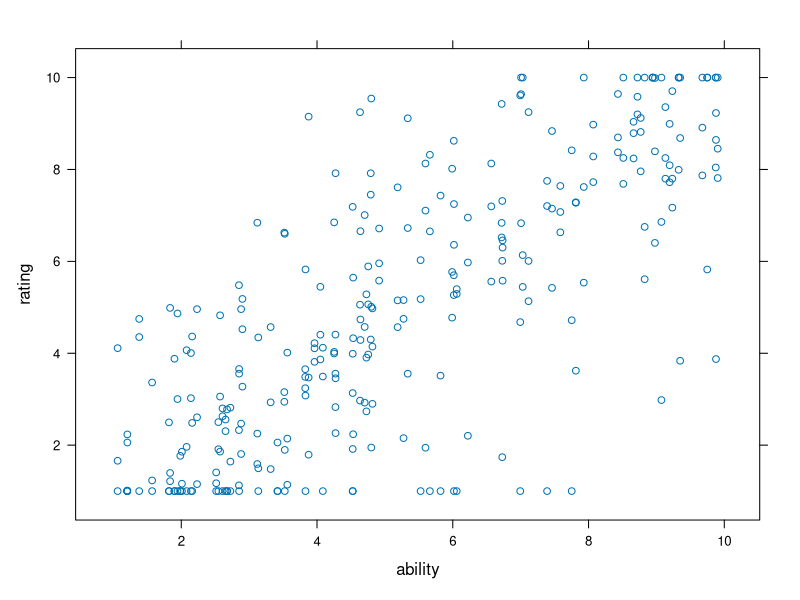
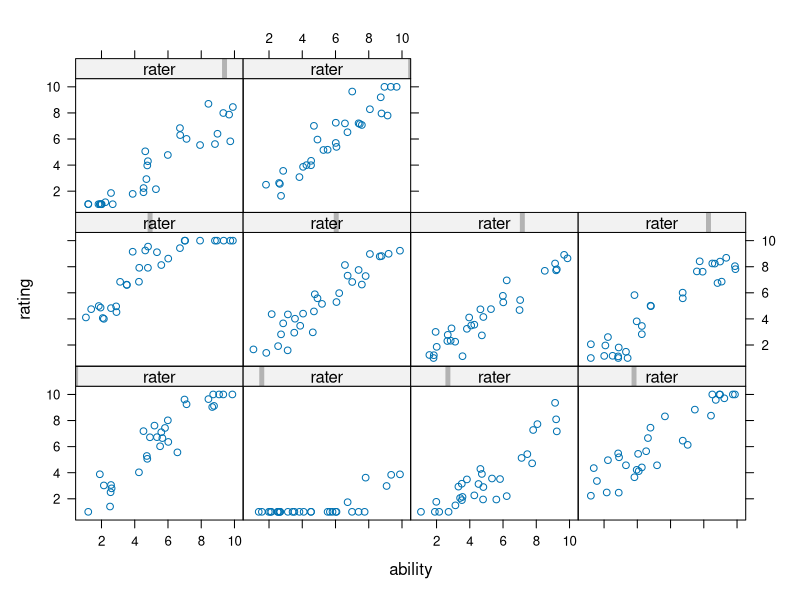
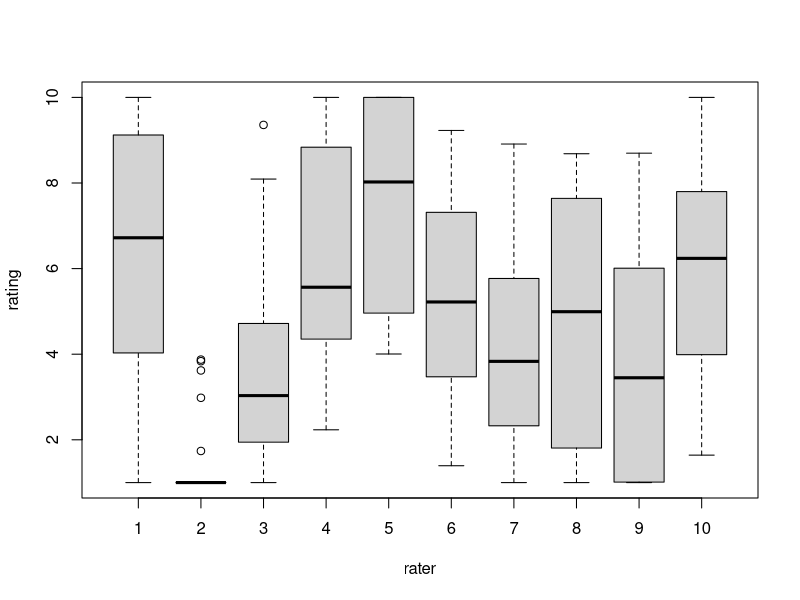
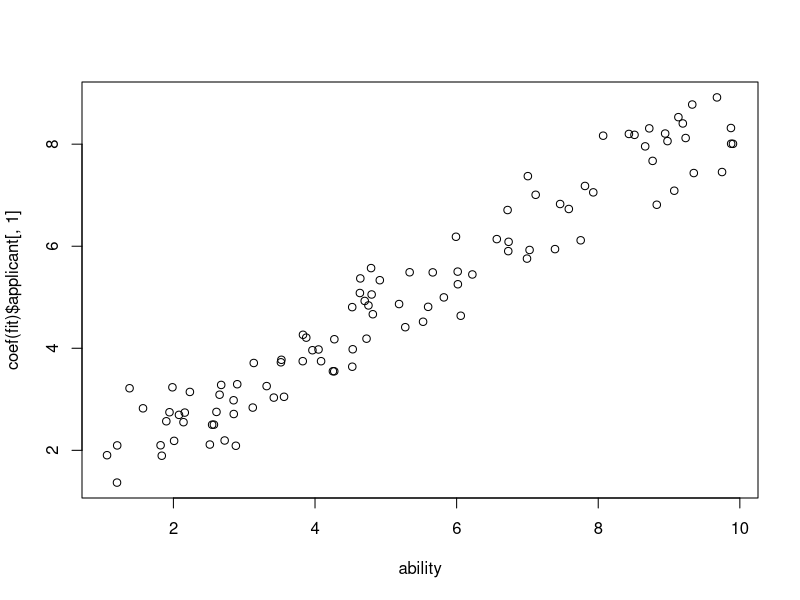
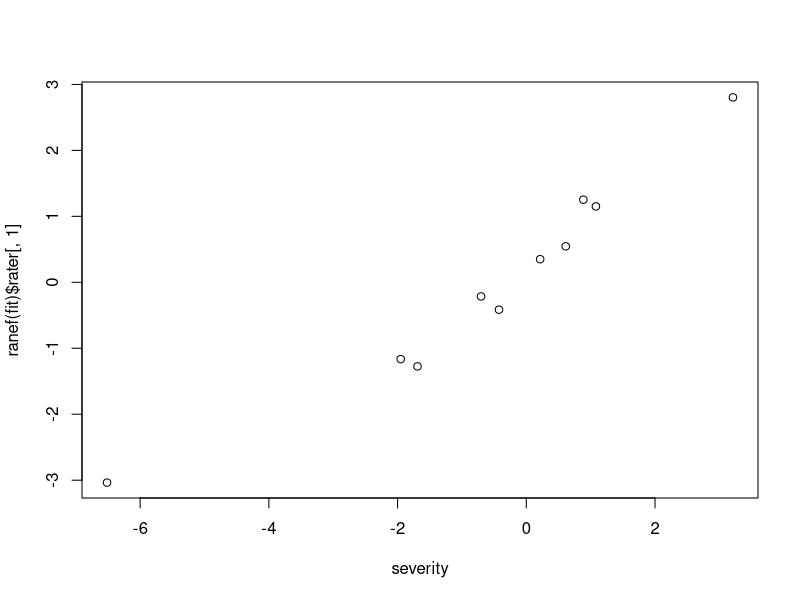
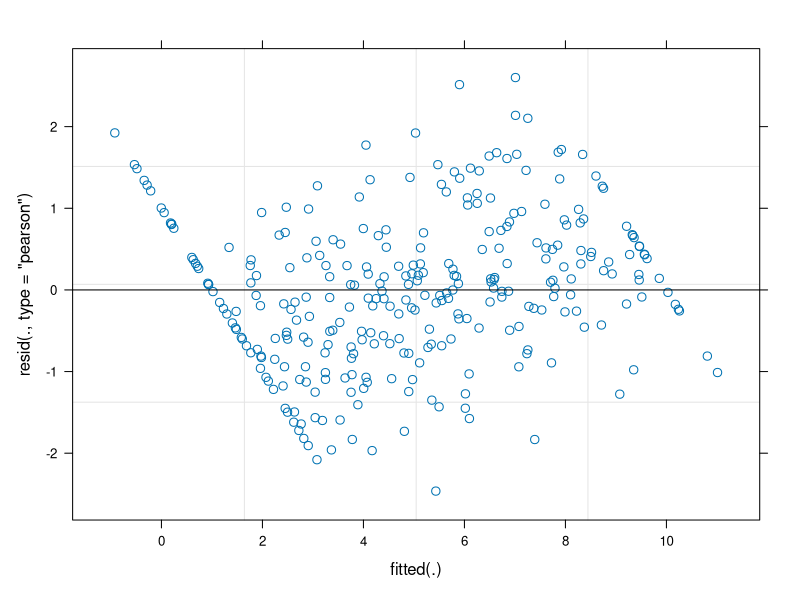
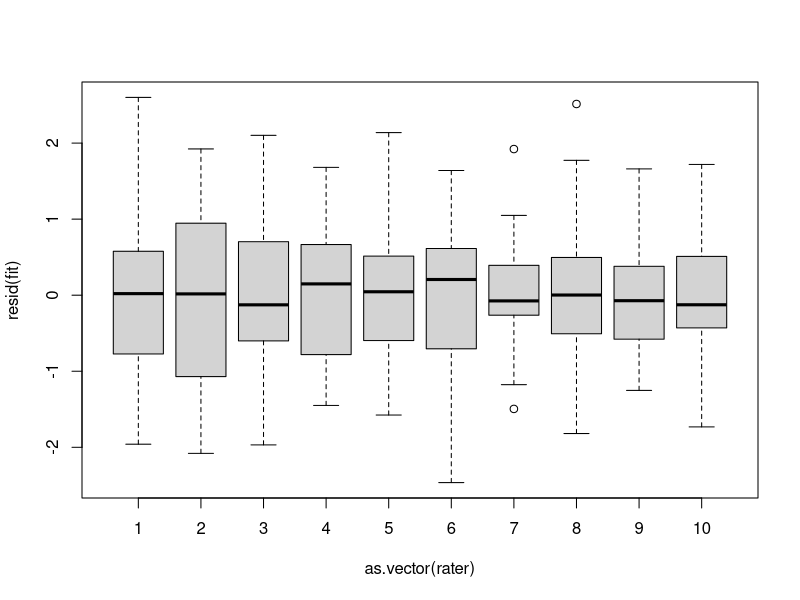
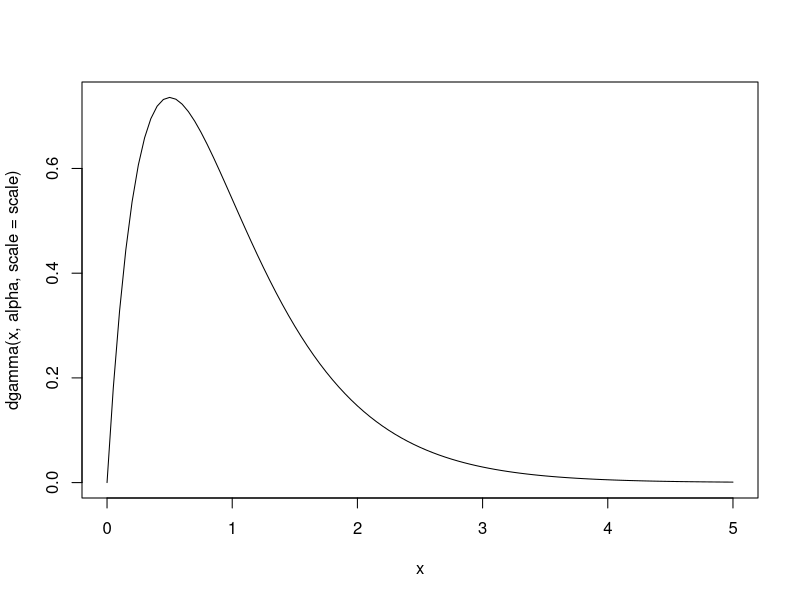

These figures' R source, in order:
## ---- chunk 1
knitr::opts_chunk$set(echo = TRUE)
library(nlme)

## ---- chunk 2
I <- 100L # applicants
J <- 10L  # raters
W <- 3L   # ratings per applicant
tau <- 2  # SD of raters
sigma <- 1 # Error SD

assignment <- matrix(0L,I,J)
for (i in 1L:I) {
  workload <- colSums(assignment)
  available <- which (workload < W*I/J)
  if (i > 75L)
    cat("Round ",i,": available = ",
        paste(available,collapse=", "),"\n")
  ## If not W raters available, then swap until we have enough free raters.
  while (length(available) < W) {
    slacker <- which.min(workload)
    pswaps <- which(!assignment[1L:(i-1L),slacker])
    swaprow <- sample(pswaps,1L)
    swapcol <- sample(which(as.logical(assignment[swaprow,])),1L)
    assignment[swaprow,swapcol] <- 0L
    assignment[swaprow,slacker] <- 1L
    workload <- colSums(assignment)
    available <- which(workload < W*I/J)
    cat("Round ",i,"x: availble=",paste(available,collapse=", "),
        "\n")
  } 
  assignment[i,sample(available,W)] <- 1L
}
colSums(assignment)
rowSums(assignment)
write.csv(assignment,"assignment.csv")
## ---- chunk 3
## simulate parameters/latent variables
ability <- runif(I,1,10)
severity <- rnorm(J,0,tau)
applicant <- rep(1L:I,each=W)
rater <- 
  sapply(1L:I,
              function (i) 
                which(as.logical(assignment[i,])))
str(rater)
rating <- ability[applicant] + severity[rater] + rnorm(I*W,0,sigma)
rating <- pmax(1,pmin(rating,10)) ## between 1 and 10
ratings.df <- data.frame(applicant=applicant,
                         rater=as.vector(rater), 
                         rating=rating)
ratings.df
write.csv(ratings.df,"ratings.csv")

## ---- chunk 4
library(lattice)
ratings.df1 <- data.frame(ratings.df, ability=ability[applicant], severity=severity[rater])

## ---- chunk 5
xyplot(rating~ability,data=ratings.df1)
xyplot(rating~ability|rater,data=ratings.df1)
boxplot(rating~rater,data=ratings.df1)
## ---- chunk 6
library(arm)
fit <- lmer(rating ~ (1|applicant) + (1|rater), data=ratings.df)

display(fit)
sqrt(9^2/12)  # sd of unif(1,10)

## ---- chunk 7
plot(ability,coef(fit)$applicant[,1])
plot(severity,ranef(fit)$rater[,1])
plot(fit)
boxplot(resid(fit)~as.vector(rater))
## ---- chunk 8
alpha <- 2
scale <- .5
curve(dgamma(x,alpha,scale=scale),xlim=c(0,5))
## ---- chunk 9
## simulate parameters/latent variables
#ability <- runif(I,1,10)
#severity <- rnorm(J,0,tau)
#applicant <- rep(1L:I,each=W)
#rater <- 
#  sapply(1L:I,
#             function (i) 
#                which(as.logical(assignment[i,])))
#str(rater)
sigma2 <- rgamma(J,alpha,scale=scale)
rating2 <- ability[applicant] + severity[rater] + rnorm(I*W,0,sigma2[rater])
rating2 <- pmax(1,pmin(rating2,10)) ## between 1 and 10
ratings2.df <- data.frame(applicant=applicant,
                         rater=as.vector(rater), 
                         rating=rating2,
                         severity=severity[rater],
                         ability=ability[applicant],
                         sigma2=sigma2[rater])
ratings2.df
## ---- chunk 10
xyplot(rating~ability,data=ratings2.df)
xyplot(rating~ability|rater,data=ratings2.df)
boxplot(rating~rater,data=ratings2.df)

## ---- chunk 11
fit2 <- lmer(rating ~ (1|applicant) + (1|rater), data=ratings2.df)

display(fit2)
## ---- chunk 12
plot(ability,coef(fit2)$applicant[,1])
plot(severity,ranef(fit2)$rater[,1])
plot(fit2)
boxplot(resid(fit2)~as.vector(rater))
